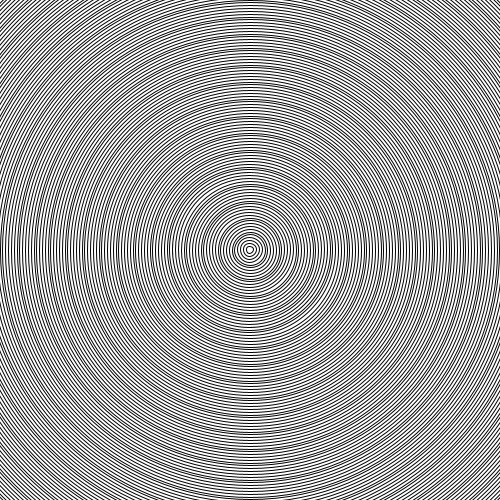
Frame 1 (no input)
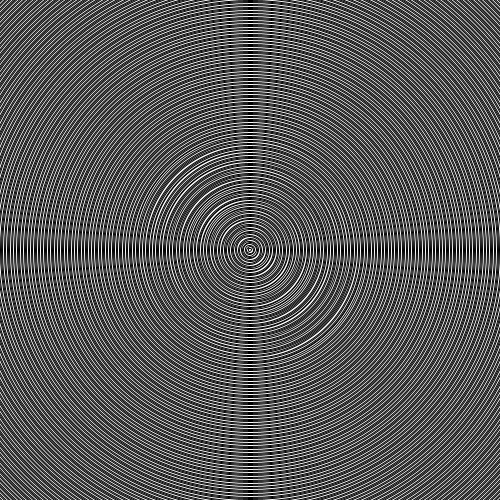
Frame 60 (the mouse pressed at the canvas centre just before this capture)
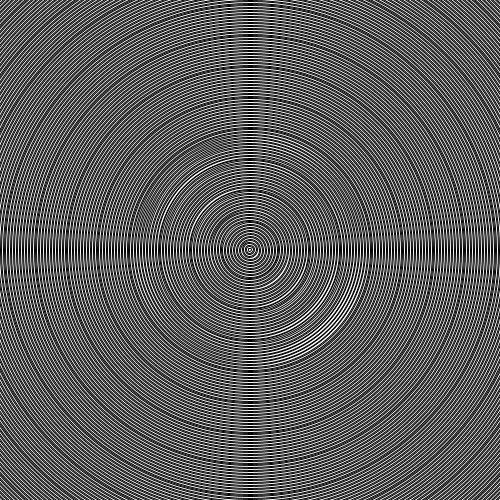
Frame 120 (the mouse held since frame 60 and released just before this capture)

The Processing sketch that drew these frames (run headless with seeded random() and noise(); from frame 60 on, the mouse is pressed at the canvas centre):

// Processing sketch: processing_45720
// ── processing_45720.pde

float posicion=0;
float velocidad = 2.0/24.0;
void setup (){
  size(500,500);
}
void draw(){
  background (255);
  noFill();
  posicion= posicion +velocidad;
  float radio=noise (posicion)*10; // noise determina la velocidad
  for(float i=1.3; i<500;i++)// con el for se repiten cosas
  ellipse(width/2,height/2,radio*i,radio*i);
}
